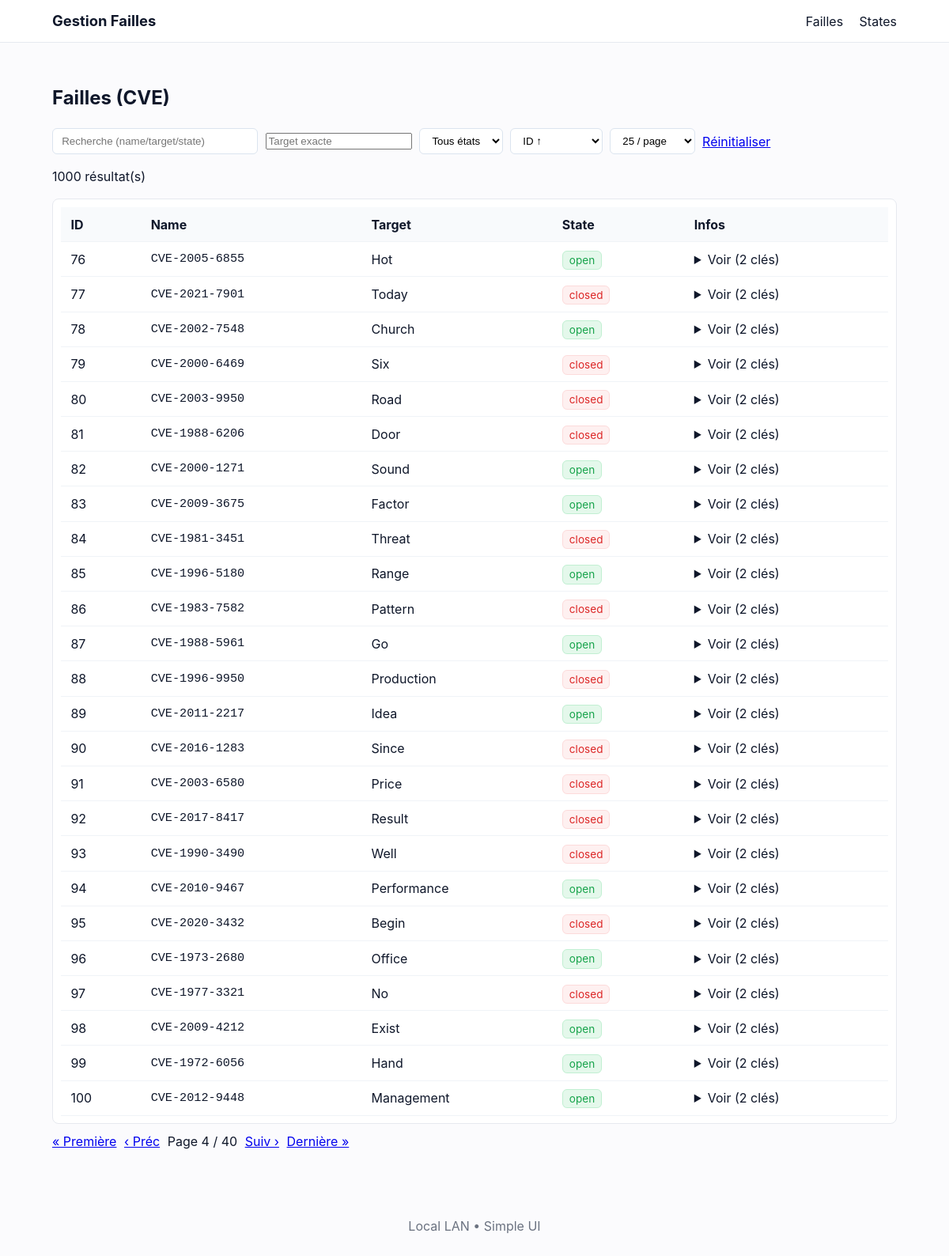
The page /failles?q=&target=&state=&sort=id_asc&size=25&page=4 on the database as committed earlier.
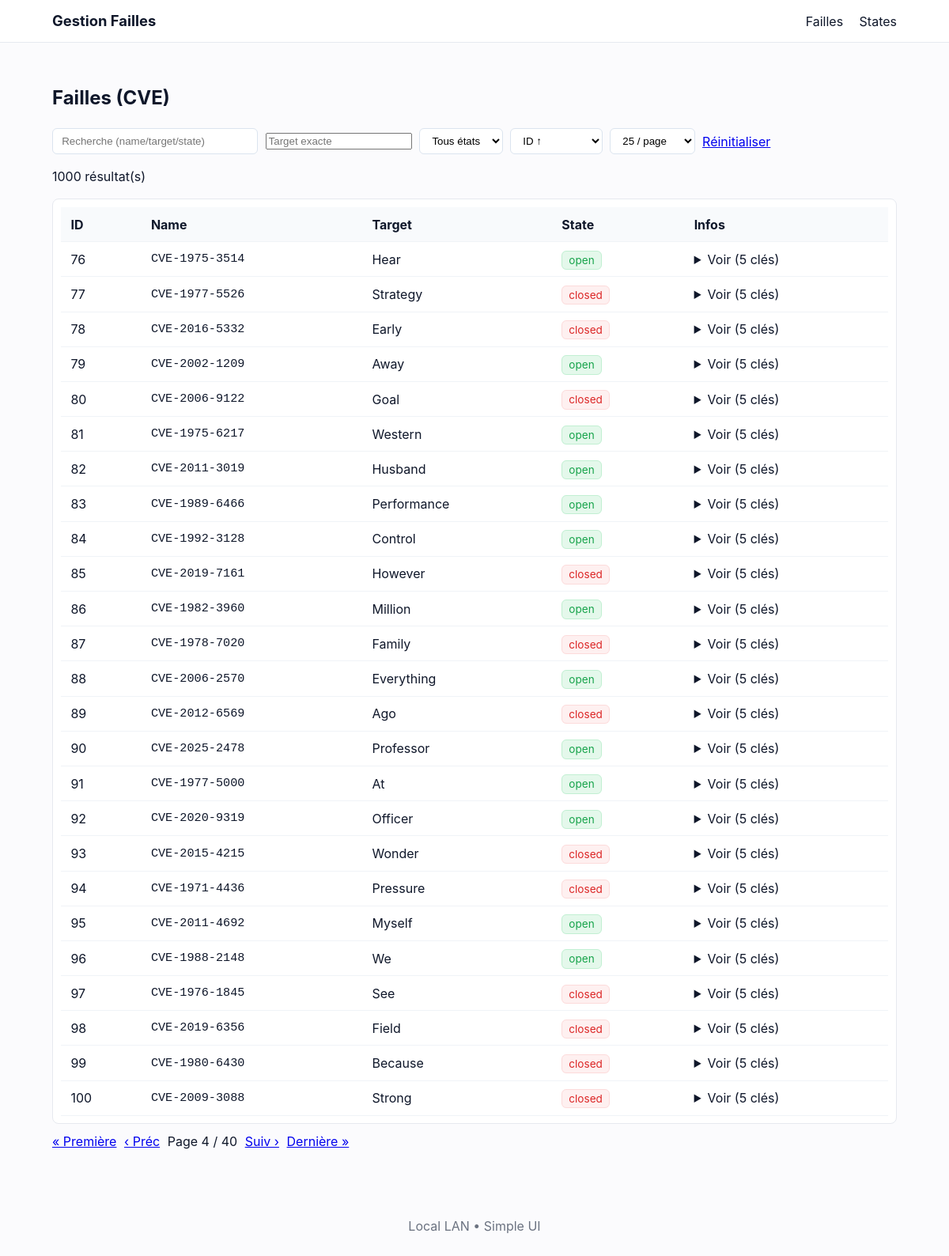
The same page on the database as committed later.
### tables this page shows
CREATE TABLE cve (
        id      INTEGER PRIMARY KEY AUTOINCREMENT,
        name    TEXT NOT NULL,
        target  TEXT NOT NULL,
        state   TEXT NOT NULL,
        infos   TEXT NOT NULL
    );

### main.py (the view)
@app.get("/failles", response_class=HTMLResponse)
def failles_page(
    request: Request,
    q: Optional[str] = Query(default=None),
    target: Optional[str] = Query(default=None),
    state: Optional[str] = Query(default=None),
    sort: str = Query(default="id_asc"),
    page: int = Query(default=1, ge=1),
    size: int = Query(default=25, ge=1, le=200),
):
    if q is not None:
        q = q.strip() or None
    if target is not None:
        target = target.strip() or None
    if state is not None:
        state = state.strip() or None
    total = count_cves(q=q, target=target, state=state)
    rows = list_cves_paged(
        q=q,
        target=target,
        state=state,
        sort=sort,
        page=page,
        page_size=size,
    )
    total_pages = max(1, (total + size - 1) // size)
    context = {
        "request": request,
        "rows": rows,
        "total": total,
        "page": page,
        "size": size,
        "total_pages": total_pages,
        "q": q or "",
        "target": target or "",
        "state": state or "",
        "sort": sort,
    }
    return templates.TemplateResponse("failles.html", context)

### Web_app/templates/failles.html (shortened to what this page needs)
{% extends "base.html" %}
{% block content %}
<h2>Failles (CVE)</h2>
<form method="get" id="filtersForm" class="controls">
  <input type="search"
        name="q"
        placeholder="Recherche (name/target/state)"
        value="{{ q }}"
        onkeydown="if(event.key === 'Enter'){ resetAndSend(); }">
  <input type="text" name="target" placeholder="Target exacte"
         value="{{ target }}"
         onkeydown="if(event.key === 'Enter'){ resetAndSend(); }">
  <select name="state" onchange="autoSubmitNow()">
    <option value="" {{ ''==state and 'selected' or '' }}>Tous états</option>
  </select>
  <select name="sort" onchange="autoSubmitNow()">
    <option value="id_asc"   {{ sort=='id_asc' and 'selected' or '' }}>ID ↑</option>
  </select>
  <select name="size" onchange="autoSubmitNow()">
    {% for s in [10,25,50,100] %}
      <option value="{{s}}" {{ s==size and 'selected' or '' }}>{{s}} / page</option>
    {% endfor %}
  </select>
  <a class="btn" href="{{ request.url_for('failles_page') }}">Réinitialiser</a>
</form>
<p class="muted">{{ total }} résultat(s)</p>
<div class="table-wrap">
  <table class="table">
    <thead>
      <tr>
        <th>ID</th><th>Name</th><th>Target</th><th>State</th><th>Infos</th>
      </tr>
    </thead>
    <tbody>
      {% if rows %}
        {% for r in rows %}
        <tr>
          <td>{{ r.id }}</td>
          <td class="mono">{{ r.name }}</td>
          <td>{{ r.target }}</td>
          <td><span class="state {{ r.state }}">{{ r.state }}</span></td>
          <td>
            <details>
              <summary>Voir ({{ r.infos|length }} clés)</summary>
            </details>
          </td>
        </tr>
        {% endfor %}
      {% else %}
        <tr><td colspan="5">Aucun résultat</td></tr>
      {% endif %}
    </tbody>
  </table>
</div>
{% macro qlink(p) -%}
  {{ request.url_for('failles_page')
     ~ '?q=' ~ q
     ~ '&target=' ~ target
     ~ '&state=' ~ state
     ~ '&sort=' ~ sort
     ~ '&size=' ~ size
     ~ '&page=' ~ p
  }}
{%- endmacro %}
<div class="pagination">
  {% set prev = page - 1 if page > 1 else 1 %}
  {% set next = page + 1 if page < total_pages else total_pages %}
  <a class="btn" href="{{ qlink(1) }}">« Première</a>
  <a class="btn" href="{{ qlink(prev) }}">‹ Préc</a>
  <span>Page {{ page }} / {{ total_pages }}</span>
  <a class="btn" href="{{ qlink(next) }}">Suiv ›</a>
  <a class="btn" href="{{ qlink(total_pages) }}">Dernière »</a>
</div>
{% endblock %}

Rows that differ between the two databases and show on the page:
changed cve id 76: name "CVE-2005-6855" → "CVE-1975-3514"; target "Hot" → "Hear"; infos|length "2" → "5"
changed cve id 77: name "CVE-2021-7901" → "CVE-1977-5526"; target "Today" → "Strategy"; infos|length "2" → "5"
changed cve id 78: name "CVE-2002-7548" → "CVE-2016-5332"; target "Church" → "Early"; state "open" → "closed"; infos|length "2" → "5"
changed cve id 79: name "CVE-2000-6469" → "CVE-2002-1209"; target "Six" → "Away"; state "closed" → "open"; infos|length "2" → "5"
changed cve id 80: name "CVE-2003-9950" → "CVE-2006-9122"; target "Road" → "Goal"; infos|length "2" → "5"
changed cve id 81: name "CVE-1988-6206" → "CVE-1975-6217"; target "Door" → "Western"; state "closed" → "open"; infos|length "2" → "5"
changed cve id 82: name "CVE-2000-1271" → "CVE-2011-3019"; target "Sound" → "Husband"; infos|length "2" → "5"
changed cve id 83: name "CVE-2009-3675" → "CVE-1989-6466"; target "Factor" → "Performance"; infos|length "2" → "5"
changed cve id 84: name "CVE-1981-3451" → "CVE-1992-3128"; target "Threat" → "Control"; state "closed" → "open"; infos|length "2" → "5"
changed cve id 85: name "CVE-1996-5180" → "CVE-2019-7161"; target "Range" → "However"; state "open" → "closed"; infos|length "2" → "5"
changed cve id 86: name "CVE-1983-7582" → "CVE-1982-3960"; target "Pattern" → "Million"; state "closed" → "open"; infos|length "2" → "5"
changed cve id 87: name "CVE-1988-5961" → "CVE-1978-7020"; target "Go" → "Family"; state "open" → "closed"; infos|length "2" → "5"
changed cve id 88: name "CVE-1996-9950" → "CVE-2006-2570"; target "Production" → "Everything"; state "closed" → "open"; infos|length "2" → "5"
changed cve id 89: name "CVE-2011-2217" → "CVE-2012-6569"; target "Idea" → "Ago"; state "open" → "closed"; infos|length "2" → "5"
changed cve id 90: name "CVE-2016-1283" → "CVE-2025-2478"; target "Since" → "Professor"; state "closed" → "open"; infos|length "2" → "5"
changed cve id 91: name "CVE-2003-6580" → "CVE-1977-5000"; target "Price" → "At"; state "closed" → "open"; infos|length "2" → "5"
changed cve id 92: name "CVE-2017-8417" → "CVE-2020-9319"; target "Result" → "Officer"; state "closed" → "open"; infos|length "2" → "5"
changed cve id 93: name "CVE-1990-3490" → "CVE-2015-4215"; target "Well" → "Wonder"; infos|length "2" → "5"
changed cve id 94: name "CVE-2010-9467" → "CVE-1971-4436"; target "Performance" → "Pressure"; state "open" → "closed"; infos|length "2" → "5"
changed cve id 95: name "CVE-2020-3432" → "CVE-2011-4692"; target "Begin" → "Myself"; state "closed" → "open"; infos|length "2" → "5"
changed cve id 96: name "CVE-1973-2680" → "CVE-1988-2148"; target "Office" → "We"; infos|length "2" → "5"
changed cve id 97: name "CVE-1977-3321" → "CVE-1976-1845"; target "No" → "See"; infos|length "2" → "5"
changed cve id 98: name "CVE-2009-4212" → "CVE-2019-6356"; target "Exist" → "Field"; state "open" → "closed"; infos|length "2" → "5"
changed cve id 99: name "CVE-1972-6056" → "CVE-1980-6430"; target "Hand" → "Because"; state "open" → "closed"; infos|length "2" → "5"
changed cve id 100: name "CVE-2012-9448" → "CVE-2009-3088"; target "Management" → "Strong"; state "open" → "closed"; infos|length "2" → "5"
